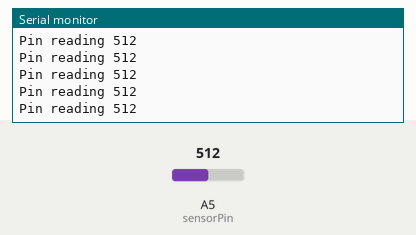
Recording of a sketch running on a simulated Arduino Uno, built with avr-gcc and run on an emulated ATmega328P. On the bench: the last lines printed to the serial monitor. The inputs (shaded band) are chosen by the test bench; at power-on: A5 (sensorPin) = 512.

Above: at 1.2 s.
1.3 s: A5 (sensorPin) set to 716
At 1.31 s:
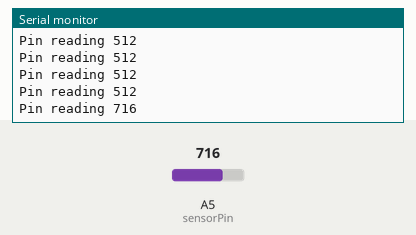
2.8 s: A5 (sensorPin) set to 900
At 2.82 s:
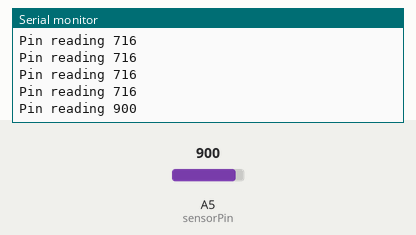
Timing chart, 0 to 5.8 s (numbered marks = the images above; inputs shaded):
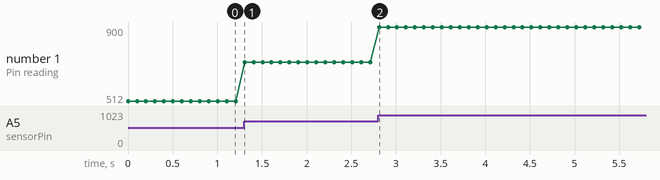

Measured:
- after the input at 1.3 s, the serial monitor: prints a new line at once (image 1)
- after the input at 2.8 s, the serial monitor: prints a new line at once (image 2)
- plotted number 1: 512 → 716 after the input at 1.3 s, 716 → 900 after the input at 2.8 s

The sketch:

knock_sensor_demo.ino
```cpp
const int sensorPin = A5;

void setup() {
   Serial.begin(9600);
}

void loop() {
   int reading = analogRead(sensorPin);

   Serial.print("Pin reading ");
   Serial.println(reading);

   delay(100);
}
```
